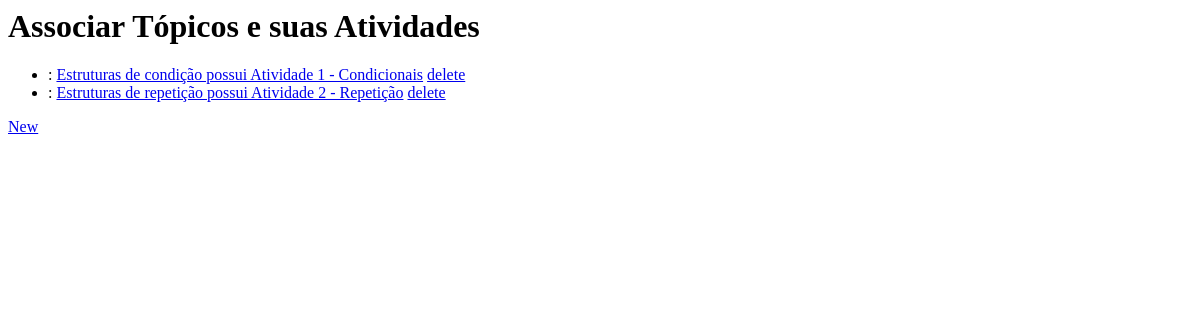
The page /mathema/topicoatividade/ on the database as committed earlier.
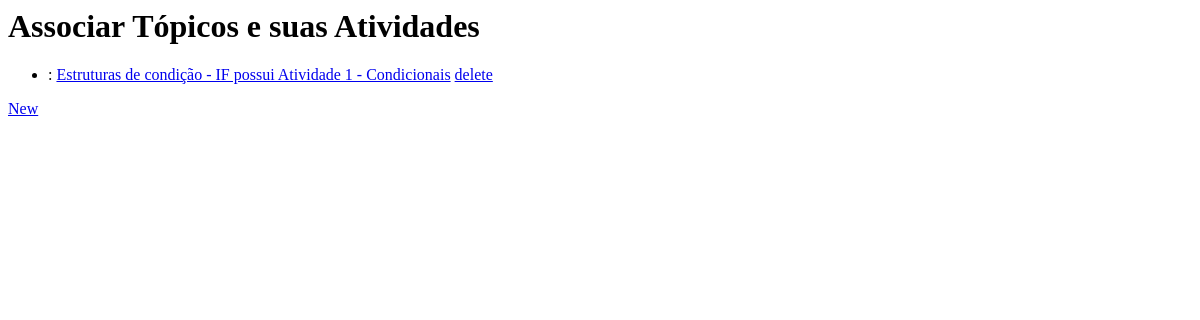
The same page on the database as committed later.
### mathema/models.py (models this page shows, shortened)
class TopicoAtividade(models.Model):
    topico = models.ForeignKey(Topico)
    atividade = models.ForeignKey(Atividade)
    ordem = models.IntegerField(null=True, blank=True)
    def __unicode__(self):              # __unicode__ on Python 2
        return self.topico.titulo + " possui " + self.atividade.titulo

class Topico(models.Model):
    titulo = models.CharField(max_length=100)
    descricao = models.CharField(max_length=300, null=True, blank=True)
    ordem = models.IntegerField(null=True, blank=True)
    objetivo = models.ForeignKey(Objetivo, null=True, blank=True)
    topicoPai = models.ForeignKey('self', null=True, blank=True)
    suportes = models.ManyToManyField(Suporte, null=True, blank=True)
    atividades = models.ManyToManyField(Atividade, through='TopicoAtividade', null=True, blank=True)

class Atividade(models.Model):
    titulo = models.CharField(max_length=200)
    descricao = models.CharField(max_length=300, null=True, blank=True)
    suportes = models.ManyToManyField(Suporte, null=True, blank=True)

### mathema/views.py (the view)
def topico_atividade_list(request, template_name='mathema/topico_atividade_list.html'):
    topicos_atividades = TopicoAtividade.objects.all()
    data = {}
    data['object_list'] = topicos_atividades
    return render(request, template_name, data)

### mathema/templates/mathema/topico_atividade_list.html
<h1>Associar Tópicos e suas Atividades</h1>
<ul>
{% for obj in object_list %}
    <li>{{ obj.titulo }} :
    <a href="{% url "mathema:topico_atividade_edit" obj.id %}">{{ obj }}</a>
    <a href="{% url "mathema:topico_atividade_delete" obj.id %}">delete</a>
</li>
{% endfor %}
</ul>
<a href="{% url "mathema:topico_atividade_new" %}">New</a>

Rows that differ between the two databases and show on the page:
removed TopicoAtividade: topico+atividade "Estruturas de repetição possui Atividade 2 - Repetição"
changed through a linked row, TopicoAtividade: topico+atividade "Estruturas de condição possui Atividade 1 - Condicionais" → "Estruturas de condição - IF possui Atividade 1 - Condicionais"
